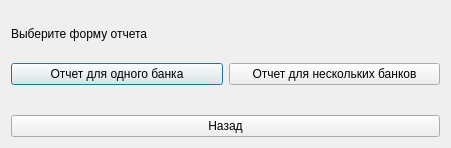
<?xml version="1.0" encoding="UTF-8"?>
<ui version="4.0">
 <class>ChooseReportWindow</class>
 <widget class="QDialog" name="ChooseReportWindow">
  <property name="geometry">
   <rect>
    <x>0</x>
    <y>0</y>
    <width>451</width>
    <height>148</height>
   </rect>
  </property>
  <property name="windowTitle">
   <string>Выбор формы отчета</string>
  </property>
  <layout class="QVBoxLayout" name="verticalLayout">
   <item>
    <widget class="QLabel" name="HeadingLabel">
     <property name="minimumSize">
      <size>
       <width>0</width>
       <height>0</height>
      </size>
     </property>
     <property name="maximumSize">
      <size>
       <width>16777215</width>
       <height>16777215</height>
      </size>
     </property>
     <property name="text">
      <string>Выберите форму отчета</string>
     </property>
    </widget>
   </item>
   <item>
    <layout class="QHBoxLayout" name="horizontalLayout">
     <item alignment="Qt::AlignTop">
      <widget class="QPushButton" name="BankPushButton">
       <property name="minimumSize">
        <size>
         <width>0</width>
         <height>0</height>
        </size>
       </property>
       <property name="maximumSize">
        <size>
         <width>16777215</width>
         <height>16777215</height>
        </size>
       </property>
       <property name="text">
        <string>Отчет для одного банка</string>
       </property>
      </widget>
     </item>
     <item alignment="Qt::AlignTop">
      <widget class="QPushButton" name="BankListPushButton">
       <property name="minimumSize">
        <size>
         <width>0</width>
         <height>0</height>
        </size>
       </property>
       <property name="maximumSize">
        <size>
         <width>16777215</width>
         <height>16777215</height>
        </size>
       </property>
       <property name="text">
        <string>Отчет для нескольких банков</string>
       </property>
      </widget>
     </item>
    </layout>
   </item>
   <item>
    <widget class="QPushButton" name="BackPushButton">
     <property name="minimumSize">
      <size>
       <width>0</width>
       <height>0</height>
      </size>
     </property>
     <property name="maximumSize">
      <size>
       <width>16777215</width>
       <height>16777215</height>
      </size>
     </property>
     <property name="text">
      <string>Назад</string>
     </property>
    </widget>
   </item>
  </layout>
 </widget>
 <resources/>
 <connections/>
</ui>
